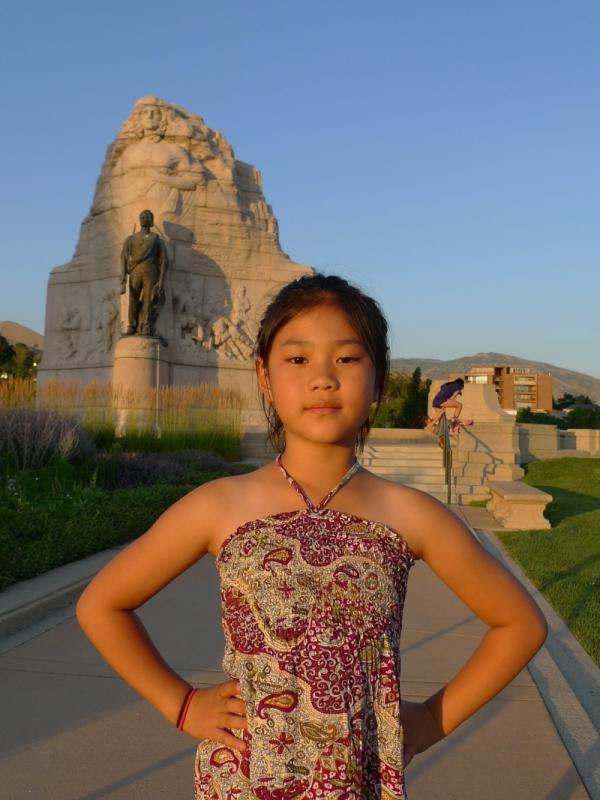
#> input picture LAB4/jenny.JPG, 600 x 800 px, found by its file name
$ python Lab4-1.py
#> lines starting #> are read from the running program, lines starting #| are printed output that depends on the picture
import cv2
import numpy as np


def split_rgb_channels(image_path, r_output_path, g_output_path, b_output_path):
#> called with image_path = 'jenny.jpg', r_output_path = 'jenny_r.png', g_output_path = 'jenny_g.png', b_output_path = 'jenny_b.png'
    img = cv2.imread(image_path)
#> img is the input picture: shape (800, 600, 3); mean B, G, R 105, 110.7, 119.9
    b, g, r = cv2.split(img)
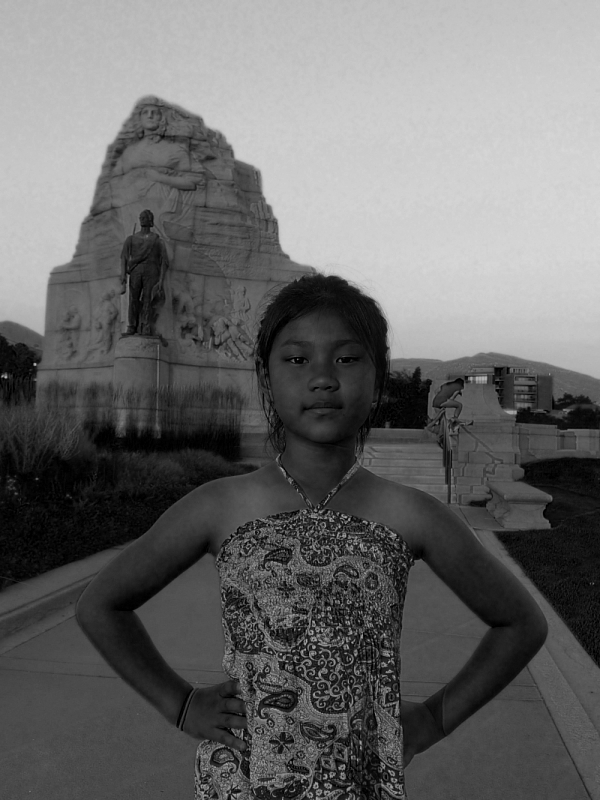
#> b: shape (800, 600); min 0, max 218, mean 105
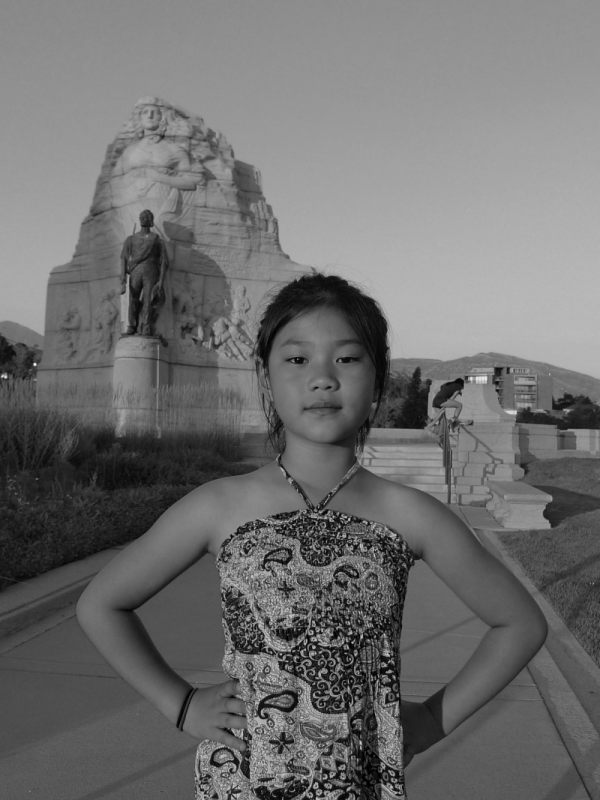
#> g: shape (800, 600); min 0, max 248, mean 110.7
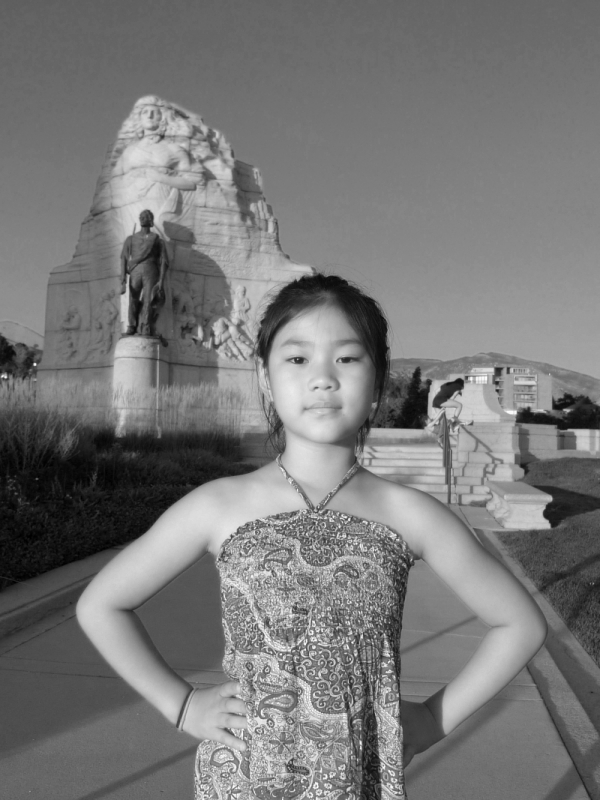
#> r: shape (800, 600); min 0, max 255, mean 119.9

    r_img = np.zeros_like(img)
    r_img[:, :, 2] = r
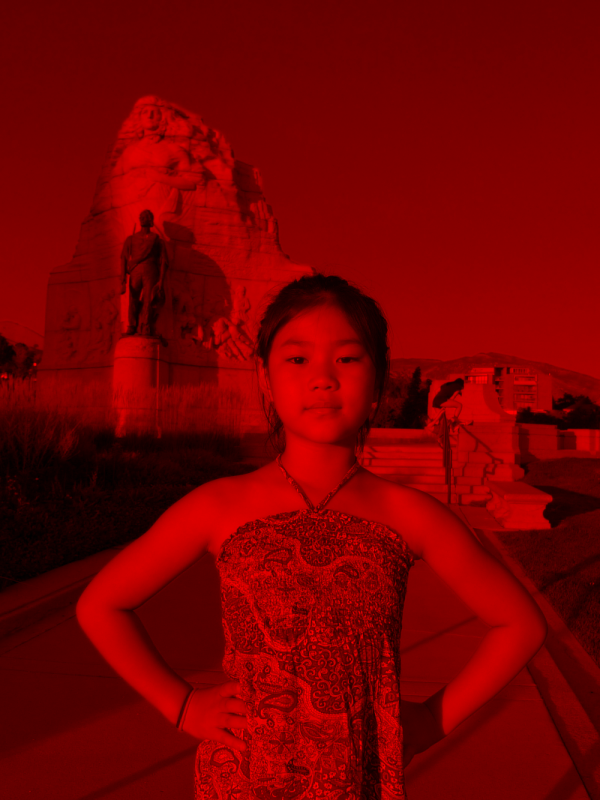
#> r_img: shape (800, 600, 3); mean of channels 0, 1, 2 0, 0, 119.9; drawn as B, G, R

    g_img = np.zeros_like(img)
    g_img[:, :, 1] = g
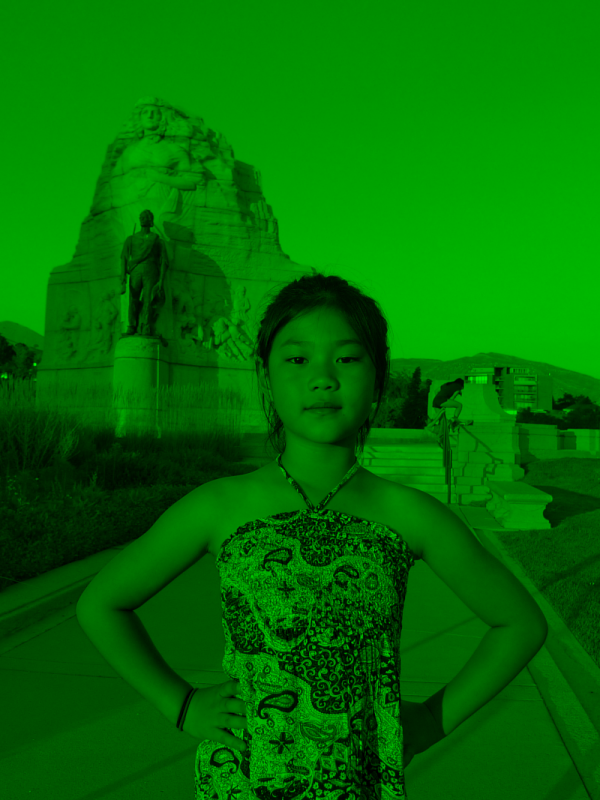
#> g_img: shape (800, 600, 3); mean of channels 0, 1, 2 0, 110.7, 0; drawn as B, G, R

    b_img = np.zeros_like(img)
    b_img[:, :, 0] = b
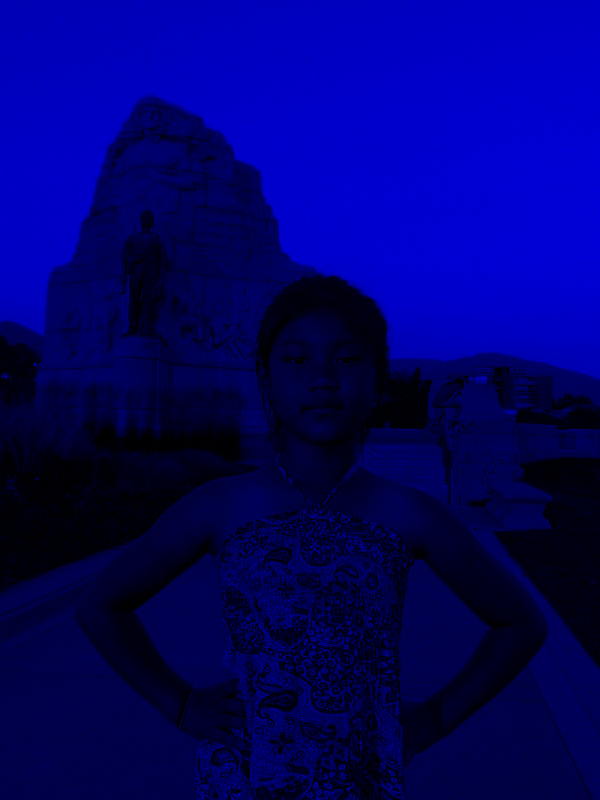
#> b_img: shape (800, 600, 3); mean of channels 0, 1, 2 105, 0, 0; drawn as B, G, R

    cv2.imwrite(r_output_path, r_img)
    print(f"R channel image saved as {r_output_path}")

    cv2.imwrite(g_output_path, g_img)
    print(f"G channel image saved as {g_output_path}")

    cv2.imwrite(b_output_path, b_img)
    print(f"B channel image saved as {b_output_path}")


try:
    split_rgb_channels('jenny.jpg', 'jenny_r.png', 'jenny_g.png', 'jenny_b.png')
except FileNotFoundError as e:
    print(f"404 Error: {str(e)}")
except Exception as e:
    print(f"error: {str(e)}")
